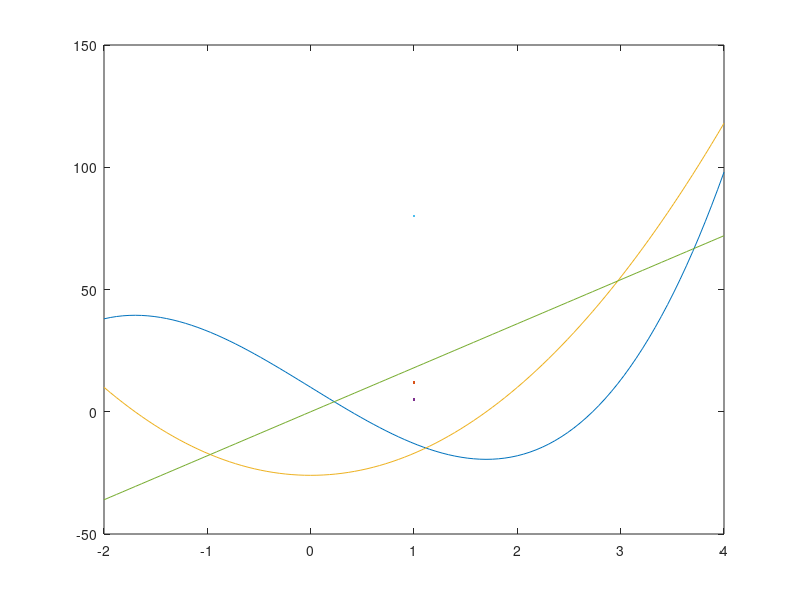

Reproduce this figure in MATLAB.
%
clear;
clc;
x = linspace(-2,4,100);
f = 3*x.^3 - 26*x + 10;
fp = 9*x.^2 - 26;
fbp = 18 * x;

plot(x,f, LineWidth=12);
hold on;
plot(x,fp, LineWidth=5);
plot(x,fbp, LineWidth=80);
hold off;

